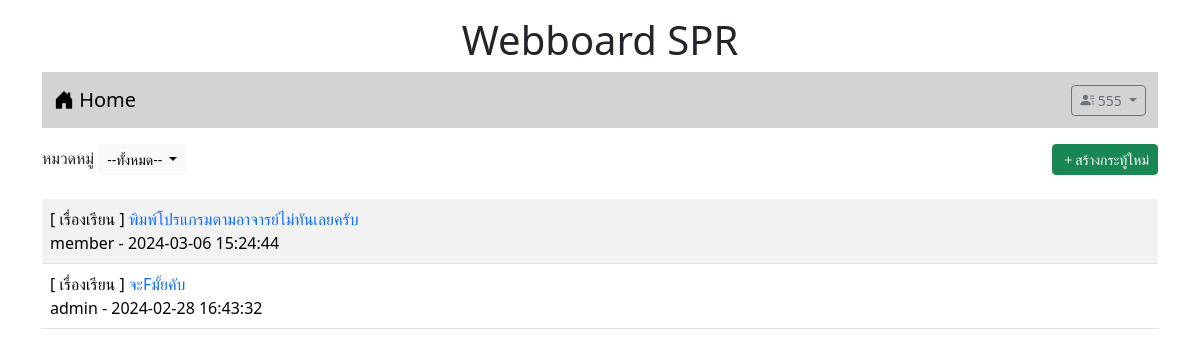
The app's page /index.php (signed in) with its own data.
### tables this page shows
CREATE TABLE `post` (
  `id` int(11) NOT NULL,
  `title` varchar(128) NOT NULL,
  `content` varchar(2048) NOT NULL,
  `post_date` datetime NOT NULL,
  `cat_id` int(11) NOT NULL,
  `user_id` int(11) NOT NULL
);

CREATE TABLE `category` (
  `id` int(11) NOT NULL,
  `name` varchar(32) NOT NULL
);

CREATE TABLE `user` (
  `id` int(11) NOT NULL,
  `login` varchar(32) NOT NULL,
  `password` varchar(64) NOT NULL,
  `name` varchar(64) NOT NULL,
  `gender` char(1) NOT NULL,
  `email` varchar(32) NOT NULL,
  `role` char(1) NOT NULL
);

### index.php (the view, shortened to what this page needs)
<!DOCTYPE html>
<html lang="en">
<head>
    <link rel="stylesheet" href="bootstrap-5.3.2-dist/css/bootstrap.min.css">
    <link rel="stylesheet" href="https://cdn.jsdelivr.net/npm/bootstrap-icons@1.11.3/font/bootstrap-icons.min.css">
</head>
<body>
    <div class="container-lg">
    <h1 style="text-align: center;" class="mt-3">Webboard SPR</h1>
    <?php include"nav.php" ?>
    <div class="mt-3 d-flex justify-content-between">
        <div>
            <label>หมวดหมู่</label>
            <span class="dropdown">
                <button class="btn btn-light btn-sm dropdown-toggle" type="button" data-bs-toggle="dropdown" aria-expanded="false">
                    --ทั้งหมด--
                </button>
            </span>
        </div>
        <?php if(isset($_SESSION['id'])){ ?>
        <div><a href="newpost.php" class="btn btn-success btn-sm">
            <i class="bi bi-plus"></i>สร้างกระทู้ใหม่</a>
        </div>
        <?php } ?>
    </div>
    <table class="table table-striped mt-4">
        <?php
            $conn=new PDO("mysql:host=localhost;dbname=webboard;charset=utf8","root","");
            $sql="SELECT t3.name,t1.title,t1.id,t2.login,t1.post_date FROM post as t1
            INNER JOIN user as t2 ON (t1.user_id = t2.id)
            INNER JOIN category as t3 ON (t1.cat_id = t3.id) ORDER BY t1.post_date DESC";
            $result=$conn->query($sql);
            while($row = $result->fetch()){
                echo "<tr><td class = 'd-flex justify-content-between'>
                <div>[ $row[0] ] <a href=post.php?id=$row[2]
                style=text-decoration:none>$row[1]</a><br>$row[3] - $row[4]</div>";
                echo "</td></tr>";
            }
        ?>
    </table>
    </div>
</body>
</html>

### records on screen
post: category.name "เรื่องเรียน", title "พิมพ์โปรแกรมตามอาจารย์ไม่ทันเลยครับ", user.login "member", post_date "2024-03-06 15:24:44"
post: category.name "เรื่องเรียน", title "จะFมั้ยคับ", user.login "admin", post_date "2024-02-28 16:43:32"

### other values on screen
$_SESSION['username'] "555"
